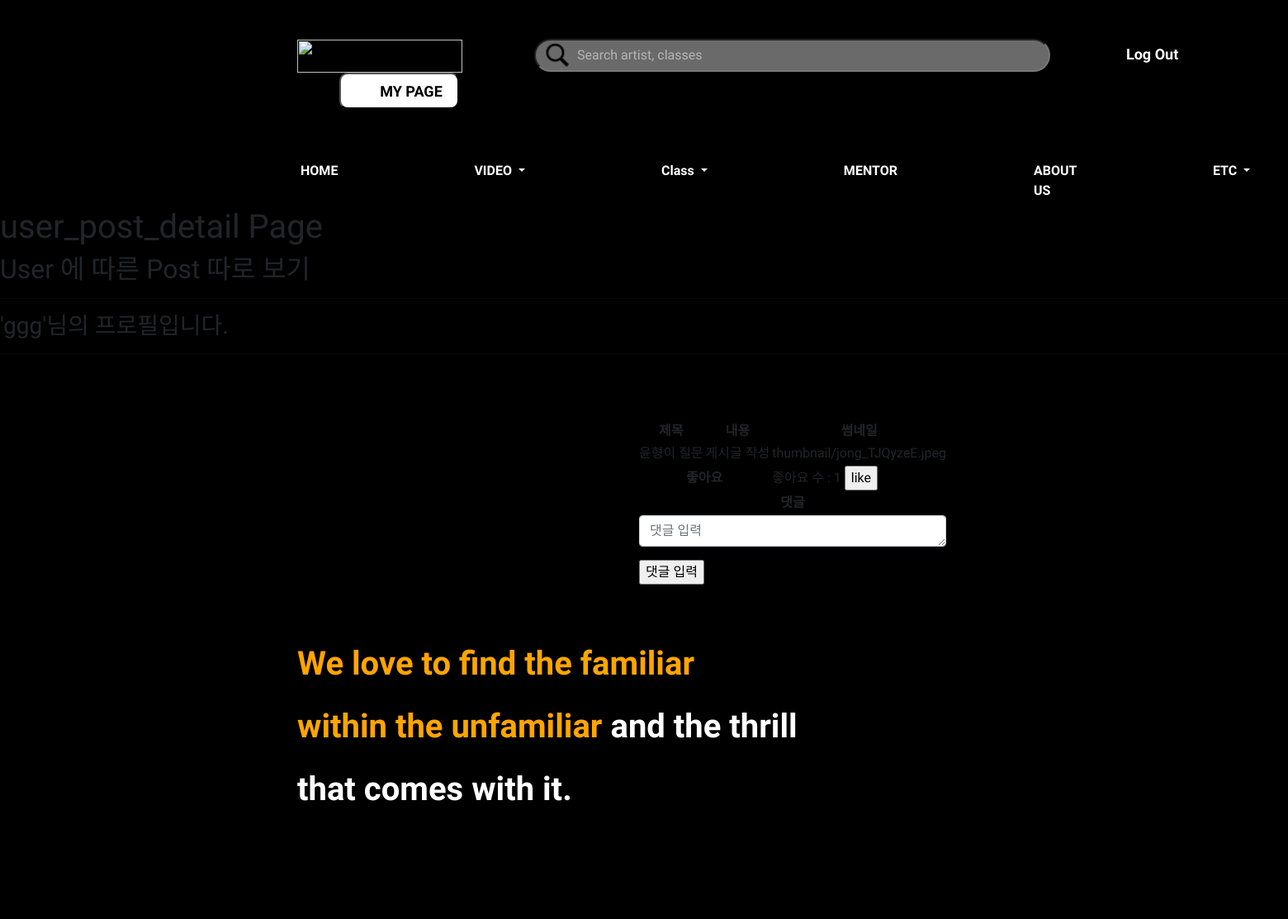
Page /user_post_detail/6 (signed in) on the committed database.
### accounts/models.py (models this page shows, shortened)
class userProfile(AbstractUser):
    nickname = models.CharField(max_length=50, null=True, blank=True) # 실제 이름
    danceSkill = models.CharField(max_length=10 ,null=True, blank=True) # 상 중 하
    phoneNum = models.IntegerField(null=True, blank=True) # 핸드폰 번호
    gender = models.CharField(max_length=10 ,null=True, blank=True) # 성별
    createdAt = models.DateTimeField(auto_now_add=True) # 생성 일자
    birth = models.DateField(null=True, blank=True) # 생년월일
    profilephoto = models.ImageField(blank=True, null=True, upload_to='profilephoto') # 프사

### danceapp/models.py (models this page shows, shortened)
class Post(models.Model):
    userId = models.ForeignKey(userProfile, on_delete=models.CASCADE) # 회원ID # User 모델의 pk를 가져옴
    title = models.CharField(max_length=200) # 제목
    body = models.TextField() # 게시물 설명
    uploadDate = models.DateTimeField(auto_now_add=True) # 처음 업로드 시간
    updateDate = models.DateTimeField(auto_now=True) # 수정 시간
    photo = models.ImageField(blank=True, null=True, upload_to='thumbnail') # 썸네일 # upload_to : static/blog_photo 로 저장해줘
    video = models.FileField(blank=True, null=True, upload_to='video') # 배포시에는 models.FilePathField()사용
    genreName = models.ForeignKey(Genre, null=True, on_delete=models.CASCADE) # 장르
    likes_user = models.ManyToManyField(userProfile, related_name='likes', blank=True) # 좋아요 누른 사람
    likes_count = models.PositiveIntegerField(default=0) # 좋아요 개수
    hits = models.PositiveIntegerField(default=0) # 조회수

### danceapp/views.py (the view)
# urls.py: path('user_post_detail/<int:userId_id>', views.user_post_detail, name='user_post_detail'),
def user_post_detail(request, userId_id):
    posts = Post.objects.filter(userId=userId_id).order_by('-uploadDate')
    user = get_object_or_404(userProfile, pk=userId_id)
    comment_form = CommentForm()
    context = {
        'posts':posts,
        'comment_form':comment_form,
        'user':user,
    }
    return render(request, 'user_post_detail.html', context)

### danceapp/forms.py
class CommentForm(forms.ModelForm):
    class Meta:
        model = Comment
        fields = ['comment']
    def __init__(self, *args, **kwargs):
        super(CommentForm, self).__init__(*args, **kwargs)
        self.fields['comment'].widget.attrs = {
            'class': 'form-control',
            'placeholder': "댓글 입력",
            'rows':1,
        }

### danceapp/templates/user_post_detail.html (shortened to what this page needs)
{% extends 'base.html' %}
{% block content %}
<h1>user_post_detail Page</h1>
<h2>User 에 따른 Post 따로 보기</h2>
<hr>
<h3>'{{ user.username }}'님의 프로필입니다.</h3>
<hr>
<div class="main1">
    {% for post in posts %}
    <div>
        <table border="1px solid black">
            <tr>
                <th>제목</th>
                <th>내용</th>
                <th>썸네일</th>
            </tr>
            <tr>
                <td>{{ post.title }}</td>
                <td>{{ post.body }}</td>
                <td>{{ post.photo }}</td>
            </tr>
            <tr>
                <th colspan="2">좋아요</th>
                <td>
                    <form action="{% url 'likes' post.id %}" method="POST">
                        좋아요 수 : {{ post.likes_count }}
                        {% if request.user.is_authenticated %}
                        {% if request.user in post.likes_user.all %}
                        <input type="submit" value="dislike">
                        {% else %}
                        <input type="submit" value="like">
                        {% endif %}
                        {% endif %}
                    </form>
                </td>
            </tr>
            <tr>
                <th colspan="3">댓글</th>
            </tr>
            <tr>
                <td colspan="3">
                    <form method="POST" action="{% url 'new_comment' post.id %}">
                        {{ comment_form.as_p }}
                        {% if request.user.is_authenticated %}
                        <input type="submit" value="댓글 입력">
                        {% endif %}
                    </form>
                </td>
            </tr>
        </table>
    </div>
    {% endfor %}
</div>
{% endblock %}

### static/css/index.css (style rules this page uses)
* { font-family: 'Gothic A1', sans-serif; }
#body { background-color: black; }
table { margin-top:63px; margin-left:360px; }
table { border-collapse: collapse; }
td { cursor: pointer; margin:0px 10px 20px 10px; }

### danceapp/templates/user_post_detail.html (style rules this page uses)
table { border: 1px solid black; }
td, th { border: 1px solid black; }
th { text-align: center; }
.main1 { display: grid; grid-template-columns: repeat(1, 1fr); grid-gap: 1rem; grid-auto-rows: minmax(10em, auto); justify-items: center; }

### rows in the picture
userProfile: username "ggg"
Post: title "윤형이 질문", body "게시글 작성", photo "thumbnail/jong_TJQyzeE.jpeg", likes_count "1"
